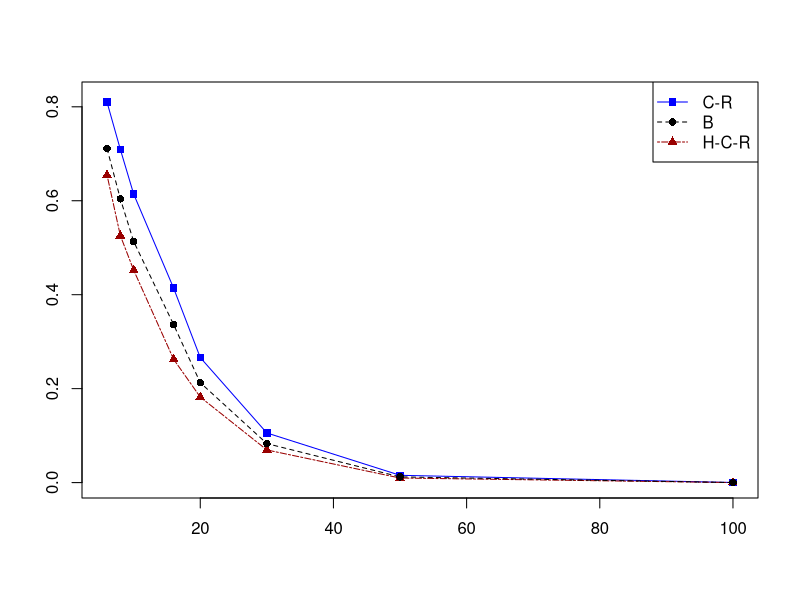

Recreate this plot in R.
D<-function(n1,n2,x1,x2){
  p1<-1/(1+exp(-1*x1))
  p2<-1/(1+exp(-1*x2))
  probability<-1-(1-(p1^n1)-(1-p1)^n1)*(1-(p2^n2)-(1-p2)^n2)
  return(probability)
}
D(50,50,-1.4879,1.4879)
################################
xdata <- c(6,8,10,16,20,30,50,100)
PD <- c(0.8098066,0.7092449,0.6141232,0.4139,0.2661804,0.105622,0.01550464,0.0001211342)
PCh <- c(0.654585,0.525748,0.452262,0.262517,0.182088,0.069489,0.00974448,7.57213e-5)
PBh <-c(0.7110237,0.6040345,0.5132568,0.3361951,0.2127309,0.08302165,0.01210335,9.553868e-05)


# plot the first curve by calling plot() function
# First curve is plotted
plot(xdata, PD, type="o", col="blue", pch=15, lty=1, ylim=c(0,0.82),xlab="", ylab="" )

# Add second curve to the same plot by calling points() and lines()
# Use symbol '*' for points.
points(xdata, PCh, col="#990000", pch=17)
lines(xdata, PCh, col="#990000",lty=6)
points(xdata, PBh, col="black", pch=16)
lines(xdata, PBh, col="black",lty=2)
legend("topright", legend=c("C-R", "B","H-C-R"),
       col=c("blue","black", "#990000"), pch=c(15,16,17),lty=c(1,2,6), cex=1)

